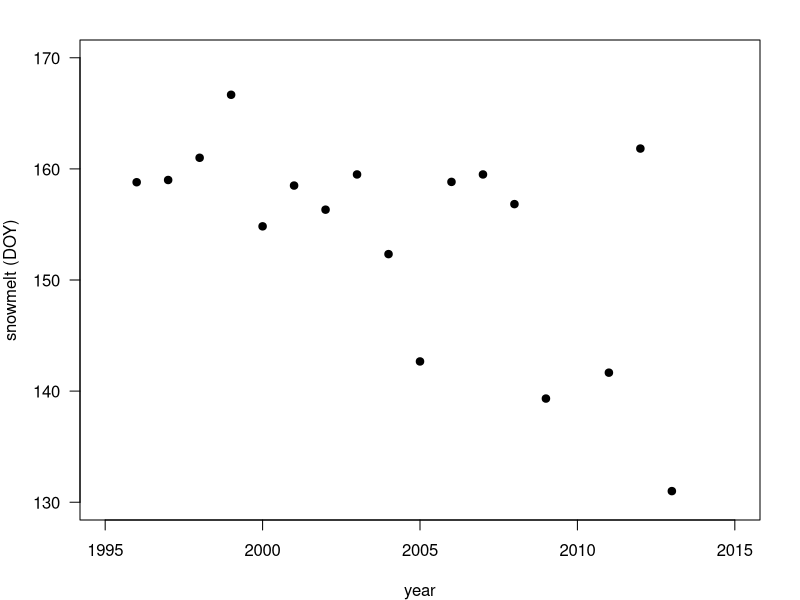
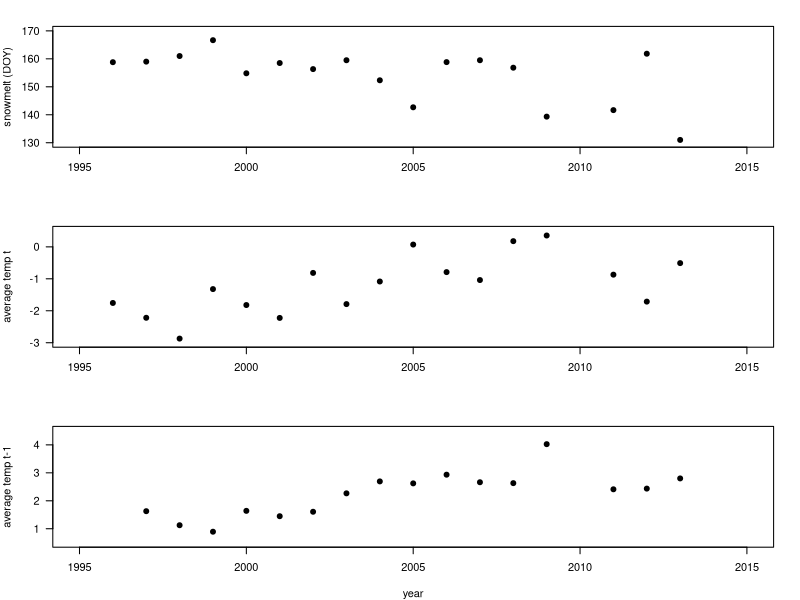

These charts were generated, in order, by the following R code: (Note: this script raises an error after producing the figures.)
## ---- chunk 1
library(knitr)
knitr::opts_chunk$set(tidy.opts=list(width.cutoff=60),tidy=TRUE)
## ---- chunk 2

#import the data
boloria=read.csv("data/boloria.csv")
colias=read.csv("data/colias.csv")
str(boloria) #look at one of the dataframes
## ---- chunk 3
snow.years=aggregate(boloria$snow, list(boloria$year), mean) #take mean of snowmelt day for each year. Since all values for a given year is the same, taking the mean just returns that value
head(snow.years) #just show the first 6 lines. 
## ---- chunk 4
year.dat=aggregate(boloria[c("snow", "mayjun", "mayaug.1")], list(year=boloria$year), mean)
#note:"year=boloria$year" inside the list() function just allows us to name the output column when creating it.
head(year.dat) #look at first 6 lines
## ---- chunk 5
par(mar=c(4,4,2,2))
plot(year.dat$year, year.dat$snow, pch=19, xlab="year", ylab="snowmelt (DOY)", las=1, ylim=c(130, 170), yaxp=c(130, 170, 4), xlim=c(1995, 2015), xaxp=c(1995, 2015, 4))
## ---- chunk 6
par(mar=c(4,4,2,2), mfrow=c(3,1))
plot(year.dat$year, year.dat$snow, pch=19, xlab="", ylab="snowmelt (DOY)", las=1, ylim=c(130, 170), yaxp=c(130, 170, 4), xlim=c(1995, 2015), xaxp=c(1995, 2015, 4))

plot(year.dat$year, year.dat$mayjun, pch=19, xlab="", ylab="average temp t", las=1, ylim=c(-3, 0.5), yaxp=c(-3, 0, 3), xlim=c(1995, 2015), xaxp=c(1995, 2015, 4))

plot(year.dat$year, year.dat$mayaug.1, pch=19, xlab="year", ylab="average temp t-1", las=1, ylim=c(0.5, 4.5), yaxp=c(1, 4, 3), xlim=c(1995, 2015), xaxp=c(1995, 2015, 4))
## ---- chunk 7
fit.snow=lm(snow~year, data=year.dat)
class(fit.snow)
## ---- chunk 8
summary(fit.snow)
## ---- chunk 9
knitr::include_graphics("images/Ex1_summary_fit.snow.png")
## ---- chunk 10
par(mar=c(4,4,0,2))
plot(year.dat$year, year.dat$snow, pch=19, xlab="year", ylab="snowmelt (DOY)", las=1, ylim=c(130, 170), yaxp=c(130, 170, 4), xlim=c(1995, 2015), xaxp=c(1995, 2015, 4)) #plot the snowmelt data
abline(fit.snow) #plot the regression line that results from the regression fit (from section 5.2.2)
## ---- chunk 11
xv=seq(1996, 2013, 1) #The range of x-values that I want to fit the line to
predict.snow=predict(fit.snow, list(year=xv)) #predicted values that correspond to those x-values.
predict.snow
## ---- chunk 12
par(mar=c(4,4,0,2))
plot(year.dat$year, year.dat$snow, pch=19, xlab="year", ylab="snowmelt (DOY)", las=1, ylim=c(130, 170), yaxp=c(130, 170, 4), xlim=c(1995, 2015), xaxp=c(1995, 2015, 4))
lines(xv, predict.snow)
## ---- chunk 13
###Regression models
fit.snow=lm(snow~year, data=year.dat) #regression fit for snowmelt date
fit.mayjun=lm(mayjun~year, data=year.dat) #regression fit for May-June temp
fit.mayaug.1=lm(mayaug.1~year, data=year.dat) #regression fit for May-Aug temp from last year.

#set up fit line x- and y-values
xv=seq(1996, 2013, 1)
predict.snow=predict(fit.snow, list(year=xv))
predict.mayjun=predict(fit.mayjun, list(year=xv))
predict.mayaug.1=predict(fit.mayaug.1, list(year=xv))

#plot multi-panel figure
par(mfrow=c(3,1), mar=c(4,4,1,2))

plot(year.dat$year, year.dat$snow, pch=19, xlab="year", ylab="snowmelt (DOY)", las=1)
lines(xv, predict.snow)

plot(year.dat$year, year.dat$mayjun, pch=19, xlab="year", ylab="Average Temperature", las=1)
lines(xv, predict.mayjun)

plot(year.dat$year, year.dat$mayaug.1, pch=19, xlab="year", ylab="Average Temperature Last Year", las=1)
lines(xv, predict.mayaug.1)

## ---- chunk 14
par(mfrow=c(3,1), xpd=T)
par(mar=c(4, 5, 1, 2))
plot(year.dat$year, year.dat$snow, pch=19,  ylab="snowmelt (DOY)", las=1, ylim=c(130, 170), yaxp=c(130, 170, 4), xlim=c(1995, 2015), xaxp=c(1995, 2015, 4), xlab="", xaxt="n", cex=1.5)
axis(side=1, labels=FALSE)
lines(xv, predict.snow)
text(1990, 170, substitute(italic("(a)")))
par(mar=c(4, 5, 1, 2))
plot(year.dat$year, year.dat$mayjun, pch=19, ylab=expression(paste("Average Temperature"["t"]," ", (~degree*C))), las=1, ylim=c(-3, 0.5), yaxp=c(-3, 0, 3), xlim=c(1995, 2015), xaxp=c(1995, 2015, 4), xlab="", xaxt="n", cex=1.5)
axis(side=1, labels=FALSE)
lines(xv, predict.mayjun)
text(1990, 0.5, substitute(italic("(b)")))
par(mar=c(4, 5, 1, 2))
plot(year.dat$year, year.dat$mayaug.1, pch=19, xlab="year", ylab=expression(paste("Average Temperature"["t-1"]," ", (~degree*C))), las=1, ylim=c(0.5, 4.5), yaxp=c(1, 4, 3), xlim=c(1995, 2015), xaxp=c(1995, 2015, 4), cex=1.5)
lines(xv, predict.mayaug.1)
text(1990, 4.5, substitute(italic("(c)")))
## ---- chunk 15
wl.colias=aggregate(WL~year+sex, data=colias, mean) #calculate the mean of WL by year and sex for the colias dataset.
head(wl.colias)
## ---- chunk 16
names(wl.colias)=c("year", "sex", "mean")
## ---- chunk 17
par(mar=c(4,4,1,2))
plot(mean~year, data=subset(wl.colias, sex=="f"), type="b", pch=19)
## ---- chunk 18
par(mar=c(4,4,1,2))
plot(mean~year, data=subset(wl.colias, sex=="f"), type="b", pch=19, ylim=c(21,24), xlim=c(1996,2013), las=1)
points(mean~year, data=subset(wl.colias, sex=="m"), type="b", pch=1)
## ---- chunk 19
sqrt(var(colias$WL)/length(colias$WL)) #the standard error of the mean of WL for the entire sample of Colias butterflies. 
## ---- chunk 20
se=function(x) {sqrt(var(x)/length(x))} #create a new function called se() that will take a vector, x, and divide the variance of the vector by its length, then take its square-root.
## ---- chunk 21
se(colias$WL)
## ---- chunk 22
wl.se.colias=aggregate(WL~year+sex, data=colias, se)
head(wl.se.colias)
#let's add the standard errors to the wl.colias dataframe
wl.colias$se=wl.se.colias[,3]
head(wl.colias)
## ---- chunk 23
par(mar=c(4,4,1,2))

plot(mean~year, data=subset(wl.colias, sex=="f"), type="b", pch=19, ylim=c(21,24), xlim=c(1996,2013), las=1)

arrows(wl.colias$year, wl.colias$mean+wl.colias$se, wl.colias$year, wl.colias$mean-wl.colias$se, code=3) #code=3 draws double-sided arrows

points(mean~year, data=subset(wl.colias, sex=="m"), type="b", pch=1)
## ---- chunk 24
par(mar=c(4,4,1,2))
plot(mean~year, data=subset(wl.colias, sex=="f"), type="b", pch=19, ylim=c(21,24), xlim=c(1996,2013), las=1)
points(mean~year, data=subset(wl.colias, sex=="m"), type="b", pch=1)
arrows(wl.colias$year, wl.colias$mean+wl.colias$se, wl.colias$year, wl.colias$mean-wl.colias$se, code=3, angle=90, length=0.05) 
## ---- chunk 25
wl.boloria=aggregate(WL~year+sex, data=boloria, mean)
ses=aggregate(WL~year+sex, data=boloria, se)
wl.boloria$se=ses[,3]
names(wl.boloria)=c("year", "sex", "mean", "se")
head(wl.boloria)
## ---- chunk 26
points_se=function(data, color) {
  arrows(data$year, data$mean+data$se, data$year, data$mean-data$se, code=3, angle=90, length=0.05)
  points(data$year, data$mean, type="b", pch=21, bg=color) 
  #note: by using pch = 21, we can make points that will be filled with color designated by "bg="
}
## ---- chunk 27
par(mar=c(4,4,1,2))
plot(mean~year,data=wl.colias, type="n", ylim=c(21,24), xlim=c(1996,2013), las=1)
points_se(data=subset(wl.colias, sex=="f"),  color="black") #plot just female data
points_se(data=subset(wl.colias, sex=="m"), color="white") #plot just male data
## ---- chunk 28
par(mar=c(4,4,1,2))
plot(mean~year,data=wl.boloria, type="n", ylim=c(17,20), xlim=c(1996,2013), las=1)
points_se(data=subset(wl.boloria, sex=="f"),  color="black") #plot just female data
points_se(data=subset(wl.boloria, sex=="m"), color="white") #plot just male data
## ---- chunk 29
par(mar=c(4,4,1,2), mfrow=c(2,1))

plot(mean~year,data=wl.colias, type="n", ylim=c(21,24), xlim=c(1996,2013), xaxp=c(1996, 2012, 4), yaxp=c(21, 24,3), las=1)
points_se(data=subset(wl.colias, sex=="f"&year<2010),  color="black") #plot just female data for years <2010
points_se(data=subset(wl.colias, sex=="f"&year>2010),  color="black") #plot just female data for years >2010
points_se(data=subset(wl.colias, sex=="m"&year<2010), color="white") #plot just male data for years <2010
points_se(data=subset(wl.colias, sex=="m"&year>2010), color="white") #plot just male data for years >2010

plot(mean~year,data=wl.boloria, type="n", ylim=c(17,20), xlim=c(1996,2013), xaxp=c(1996, 2012, 4), yaxp=c(17, 20,3), las=1)
points_se(data=subset(wl.boloria, sex=="f"&year<2010),  color="black") 
points_se(data=subset(wl.boloria, sex=="f"&year>2010),  color="black") 
points_se(data=subset(wl.boloria, sex=="m"&year<2010), color="white") 
points_se(data=subset(wl.boloria, sex=="m"&year>2010), color="white") 
## ---- chunk 30
wl.colias$mayaug.1=year.dat[match(wl.colias$year, year.dat$year), "mayaug.1"]
wl.boloria$mayaug.1=year.dat[match(wl.boloria$year, year.dat$year), "mayaug.1"]
## ---- chunk 31
par(mar=c(4,4,1,2))
plot(mean~mayaug.1, data=wl.colias, pch=21, bg=c("black", "white")[as.numeric(sex)], xlim=c(0,5), las=1,
     xlab="May-Aug temp (t-1)", ylab="average wing length (mm)")
## ---- chunk 32
fit.col_f=lm(mean~mayaug.1, data=subset(wl.colias, sex=="f"))
fit.col_m=lm(mean~mayaug.1, data=subset(wl.colias, sex=="m"))
## ---- chunk 33
par(mar=c(4,4,1,2))
xv=c(0.89, 4.02) #take the two extreme x-values I want the fit line to connect
predict.col.f=predict(fit.col_f, list(mayaug.1=xv)) #get the y-values at the ends of the line for female
predict.col.m=predict(fit.col_m, list(mayaug.1=xv)) #get the y-values at the ends of the line for male

plot(mean~mayaug.1, data=wl.colias, pch=21, bg=c("black", "white")[as.numeric(sex)], xlim=c(0,5), las=1,
     xlab="May-Aug temp (t-1)", ylab="average wing length (mm)")
lines(xv, predict.col.f)
lines(xv, predict.col.m)
## ---- chunk 34
fit.bol_f=lm(mean~mayaug.1, data=subset(wl.boloria, sex=="f"))
fit.bol_m=lm(mean~mayaug.1, data=subset(wl.boloria, sex=="m"))
par(mar=c(4,4,1,2))
xv=c(0.89, 4.02) #take the two extreme x-values I want the fit line to connect
predict.bol.f=predict(fit.bol_f, list(mayaug.1=xv)) #get the y-values at the ends of the line for female
predict.bol.m=predict(fit.bol_m, list(mayaug.1=xv)) #get the y-values at the ends of the line for male

plot(mean~mayaug.1, data=wl.boloria, pch=21, bg=c("black", "white")[as.numeric(sex)], xlim=c(0,5), las=1,
     xlab="May-Aug temp (t-1)", ylab="average wing length (mm)")
lines(xv, predict.bol.f)
lines(xv, predict.bol.m)

